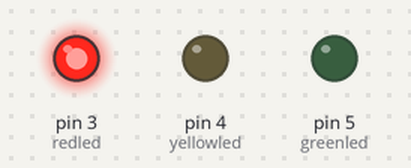
This sketch was run on a simulated Arduino Uno, built with avr-gcc and run on an emulated ATmega328P. On the bench: output pins drawn as LEDs (lit = HIGH).

Above: at 0.04 s.
At 1.3 s:
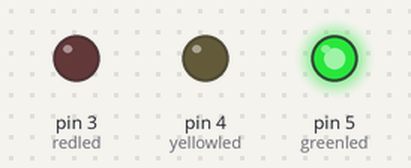
At 2.83 s:
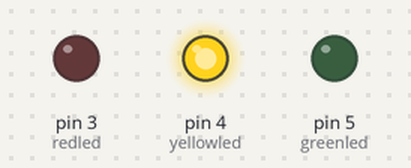
Timing chart, 0 to 3.1 s (numbered marks = the images above):
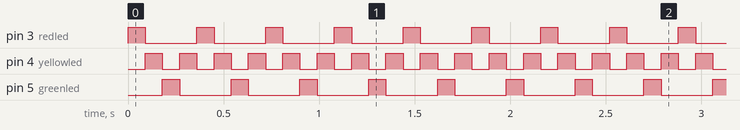

The sketch:

Traffic_Light_3.ino
```cpp
int redled = 3;
int yellowled = 4;
int greenled = 5;

void setup() {
  pinMode (3, OUTPUT);
  pinMode (4, OUTPUT);
  pinMode (5,OUTPUT);
}

void loop() {
  digitalWrite(redled, 1);
  delay (90);
  digitalWrite(redled, 0);
  digitalWrite(yellowled, 1);
  delay (90);
  digitalWrite(yellowled, 0);
  digitalWrite(greenled, 1);
    delay (90);
  digitalWrite(greenled, 0);
    digitalWrite(yellowled, 1);
  delay (90);
  digitalWrite(yellowled, 0);
}
```

Measured:
- by itself, pin 3 (redled), pin 5 (greenled): alternates HIGH for 0.09 s and LOW for 0.27 s
- by itself, pin 4 (yellowled): alternates HIGH for 0.09 s and LOW for 0.09 s
